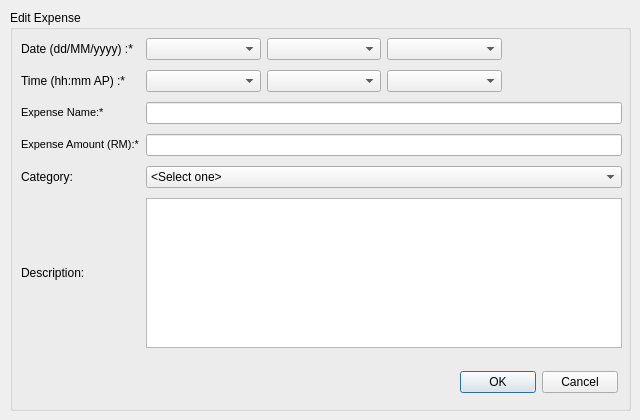
<?xml version="1.0" encoding="UTF-8"?>
<ui version="4.0">
 <class>edit_expense</class>
 <widget class="QDialog" name="edit_expense">
  <property name="geometry">
   <rect>
    <x>0</x>
    <y>0</y>
    <width>640</width>
    <height>420</height>
   </rect>
  </property>
  <property name="windowTitle">
   <string>Edit Expense - Pers</string>
  </property>
  <widget class="QGroupBox" name="gb_addNew">
   <property name="geometry">
    <rect>
     <x>10</x>
     <y>10</y>
     <width>621</width>
     <height>401</height>
    </rect>
   </property>
   <property name="title">
    <string>Edit Expense</string>
   </property>
   <widget class="QWidget" name="layoutWidget_2">
    <property name="geometry">
     <rect>
      <x>450</x>
      <y>360</y>
      <width>158</width>
      <height>25</height>
     </rect>
    </property>
    <layout class="QHBoxLayout" name="horizontalLayout">
     <item>
      <widget class="QPushButton" name="btn_confirm">
       <property name="text">
        <string>OK</string>
       </property>
      </widget>
     </item>
     <item>
      <widget class="QPushButton" name="btn_cancel">
       <property name="text">
        <string>Cancel</string>
       </property>
      </widget>
     </item>
    </layout>
   </widget>
   <widget class="QWidget" name="layoutWidget">
    <property name="geometry">
     <rect>
      <x>11</x>
      <y>24</y>
      <width>601</width>
      <height>321</height>
     </rect>
    </property>
    <layout class="QGridLayout" name="gridLayout">
     <item row="0" column="3">
      <widget class="QComboBox" name="lst_year"/>
     </item>
     <item row="1" column="3">
      <widget class="QComboBox" name="lst_AP"/>
     </item>
     <item row="0" column="0">
      <widget class="QLabel" name="lbl_type">
       <property name="text">
        <string>&lt;html&gt;&lt;head/&gt;&lt;body&gt;&lt;p&gt;Date  (dd/MM/yyyy) :&lt;label style=&quot;color:red;&quot;&gt;*&lt;/label&gt;&lt;/p&gt;&lt;/body&gt;&lt;/html&gt;</string>
       </property>
      </widget>
     </item>
     <item row="2" column="0">
      <widget class="QLabel" name="lbl_name">
       <property name="font">
        <font>
         <pointsize>8</pointsize>
        </font>
       </property>
       <property name="text">
        <string>&lt;html&gt;&lt;head/&gt;&lt;body&gt;&lt;p&gt;Expense Name:&lt;label style=&quot;color:red;&quot;&gt;*&lt;/label&gt;&lt;/p&gt;&lt;/body&gt;&lt;/html&gt;</string>
       </property>
      </widget>
     </item>
     <item row="4" column="0">
      <widget class="QLabel" name="lbl_cat">
       <property name="text">
        <string>Category:</string>
       </property>
      </widget>
     </item>
     <item row="3" column="0">
      <widget class="QLabel" name="lbl_amount">
       <property name="font">
        <font>
         <pointsize>8</pointsize>
        </font>
       </property>
       <property name="text">
        <string>&lt;html&gt;&lt;head/&gt;&lt;body&gt;&lt;p&gt;Expense Amount (RM):&lt;label style=&quot;color:red;&quot;&gt;*&lt;/label&gt;&lt;/p&gt;&lt;/body&gt;&lt;/html&gt;</string>
       </property>
      </widget>
     </item>
     <item row="1" column="1">
      <widget class="QComboBox" name="lst_hour"/>
     </item>
     <item row="0" column="2">
      <widget class="QComboBox" name="lst_month"/>
     </item>
     <item row="3" column="1" colspan="4">
      <widget class="QLineEdit" name="txt_amount"/>
     </item>
     <item row="2" column="1" colspan="4">
      <widget class="QLineEdit" name="txt_name"/>
     </item>
     <item row="5" column="0">
      <widget class="QLabel" name="lbl_other">
       <property name="text">
        <string>Description:</string>
       </property>
      </widget>
     </item>
     <item row="0" column="1">
      <widget class="QComboBox" name="lst_day"/>
     </item>
     <item row="4" column="1" colspan="4">
      <widget class="QComboBox" name="lst_cat">
       <item>
        <property name="text">
         <string>&lt;Select one&gt;</string>
        </property>
       </item>
      </widget>
     </item>
     <item row="1" column="2">
      <widget class="QComboBox" name="lst_minute"/>
     </item>
     <item row="1" column="0">
      <widget class="QLabel" name="lbl_time">
       <property name="text">
        <string>&lt;html&gt;&lt;head/&gt;&lt;body&gt;&lt;p&gt;Time (hh:mm AP) :&lt;label style=&quot;color:red;&quot;&gt;*&lt;/label&gt;&lt;/p&gt;&lt;/body&gt;&lt;/html&gt;</string>
       </property>
      </widget>
     </item>
     <item row="5" column="1" colspan="4">
      <widget class="QTextEdit" name="txt_other">
       <property name="sizePolicy">
        <sizepolicy hsizetype="Expanding" vsizetype="Fixed">
         <horstretch>0</horstretch>
         <verstretch>0</verstretch>
        </sizepolicy>
       </property>
       <property name="maximumSize">
        <size>
         <width>16777215</width>
         <height>150</height>
        </size>
       </property>
      </widget>
     </item>
    </layout>
   </widget>
  </widget>
 </widget>
 <tabstops>
  <tabstop>lst_day</tabstop>
  <tabstop>lst_month</tabstop>
  <tabstop>lst_year</tabstop>
  <tabstop>lst_hour</tabstop>
  <tabstop>lst_minute</tabstop>
  <tabstop>lst_AP</tabstop>
  <tabstop>txt_name</tabstop>
  <tabstop>txt_amount</tabstop>
  <tabstop>lst_cat</tabstop>
  <tabstop>txt_other</tabstop>
  <tabstop>btn_confirm</tabstop>
  <tabstop>btn_cancel</tabstop>
 </tabstops>
 <resources/>
 <connections/>
</ui>
